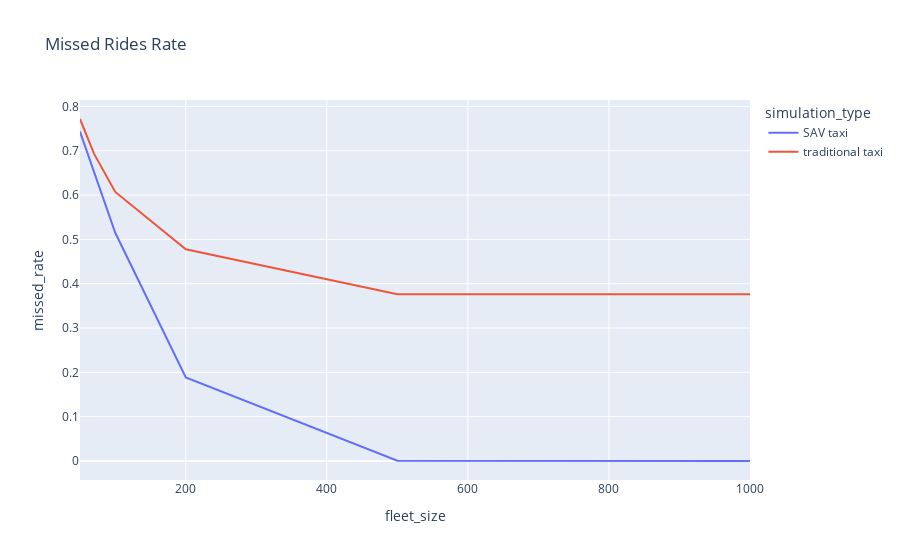

Source (notebook cell):
### Code cell
fig = px.line(df, x="fleet_size", y="missed_rate", title='Missed Rides Rate', color='simulation_type')
fig.show()

### Figure 1 — Plotly figure (JSON) as saved in the notebook; plotly's stock layout.template omitted (floating-point values rounded to 4 significant figures)
{"data": [{"hovertemplate": "simulation_type=SAV taxi<br>fleet_size=%{x}<br>missed_rate=%{y}<extra></extra>", "legendgroup": "SAV taxi", "line": {"color": "#636efa", "dash": "solid"}, "marker": {"symbol": "circle"}, "mode": "lines", "name": "SAV taxi", "orientation": "v", "showlegend": true, "type": "scatter", "x": [50, 70, 100, 200, 500, 1000], "xaxis": "x", "y": [0.7431, 0.65, 0.5148, 0.1886, 0.0004647, 0], "yaxis": "y"}, {"hovertemplate": "simulation_type=traditional taxi<br>fleet_size=%{x}<br>missed_rate=%{y}<extra></extra>", "legendgroup": "traditional taxi", "line": {"color": "#EF553B", "dash": "solid"}, "marker": {"symbol": "circle"}, "mode": "lines", "name": "traditional taxi", "orientation": "v", "showlegend": true, "type": "scatter", "x": [50, 70, 100, 200, 500, 1000], "xaxis": "x", "y": [0.7715, 0.6929, 0.607, 0.4778, 0.3761, 0.3761], "yaxis": "y"}], "layout": {"autosize": true, "legend": {"title": {"text": "simulation_type"}, "tracegroupgap": 0}, "title": {"text": "Missed Rides Rate"}, "xaxis": {"anchor": "y", "autorange": true, "domain": [0, 1], "range": [50, 1000], "title": {"text": "fleet_size"}, "type": "linear"}, "yaxis": {"anchor": "x", "autorange": true, "domain": [0, 1], "range": [-0.04286, 0.8144], "title": {"text": "missed_rate"}, "type": "linear"}}}
